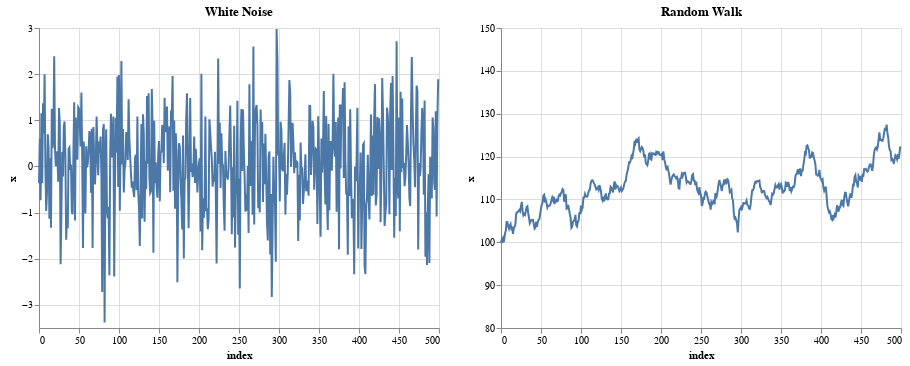

Notebook code for this chart:
### Code cell
#create white noise with N(0,1.5), 500 points
np.random.seed(578)
steps = np.random.normal(0,1,500)

noise = pd.DataFrame({"x":steps})
wnoise_chart = alt.Chart(noise.reset_index()).mark_line().encode(
    x='index', 
    y='x').properties(
    title="White Noise")

#Create random walk with N(0,1.5), 500 points

steps[0]=0
rwalk = pd.DataFrame({"x":100 + np.cumsum(steps)}).reset_index()
rwalk_chart = alt.Chart(rwalk).mark_line().encode(
    x='index', 
    y=alt.Y('x', scale=alt.Scale(domain=(80,150)))).properties(
    title="Random Walk")


wnoise_chart | rwalk_chart

### Figure 1 — Vega-Lite specification as saved in the notebook (floating-point values rounded to 4 significant figures; data arrays with more than 128 entries replaced by an {"elided": "..."} marker saying what was removed)
{"config": {"view": {"continuousWidth": 400, "continuousHeight": 300}}, "hconcat": [{"data": {"name": "data-4bd2cd9b9efd006a43376ddb836da82f"}, "mark": "line", "encoding": {"x": {"field": "index", "type": "quantitative"}, "y": {"field": "x", "type": "quantitative"}}, "title": "White Noise"}, {"data": {"name": "data-080e3b163c60ded0e688de8425e7160e"}, "mark": "line", "encoding": {"x": {"field": "index", "type": "quantitative"}, "y": {"field": "x", "scale": {"domain": [80, 150]}, "type": "quantitative"}}, "title": "Random Walk"}], "$schema": "https://vega.github.io/schema/vega-lite/v4.17.0.json", "datasets": {"data-4bd2cd9b9efd006a43376ddb836da82f": {"elided": "500 records"}, "data-080e3b163c60ded0e688de8425e7160e": {"elided": "500 records"}}}
